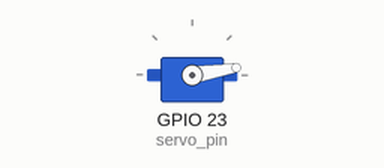
Simulated run of this program. Board: Raspberry Pi (BCM pin numbers). Shown: servo. Servo angles are drawn from the pulse width (0.5 ms = 0°, 2.5 ms = 180°).

Above: at 0.05 s.
At 10.0 s:
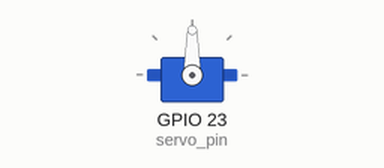
Timing chart, 0 to 13.0 s (numbered marks = the images above):
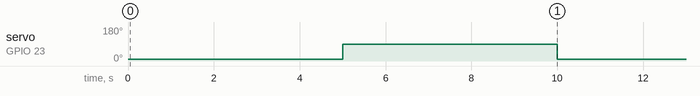

Measured:
- by itself, servo on GPIO 23 (servo_pin): alternates 90° for 5.0 s and 9° for 5.0 s

The program:

gpio21_servo.py
```python
import RPi.GPIO as GPIO
import time

servo_pin = 23 #PWM pin

GPIO.setwarnings(False)
GPIO.setmode(GPIO.BCM)
GPIO.setup(servo_pin, GPIO.OUT)
p = GPIO.PWM(servo_pin, 50)
p.start(0)

if __name__ == '__main__':
    try:
        while True:
            p.ChangeDutyCycle(3)
            time.sleep(5)
            p.ChangeDutyCycle(7.5)
            time.sleep(5)
    except KeyboardInterrupt:
        pass
    finally:
        p.stop()
        GPIO.cleanup()
```
